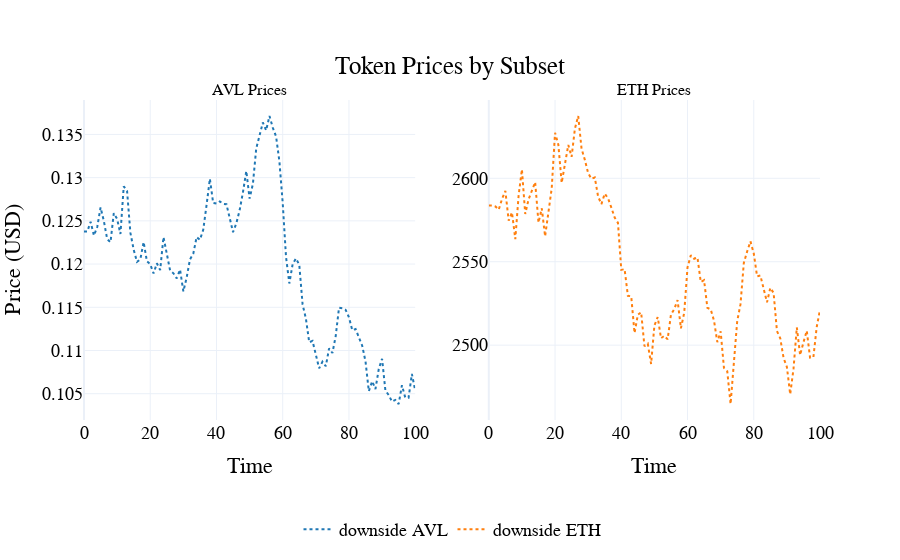

Source (notebook cell):
### Code cell
visualizations.plot_token_price_per_subset(
    df[0],
    scenario_names={
        0: "downside",
    }
)

### Figure 1 — Plotly figure (JSON) as saved in the notebook; plotly's stock layout.template omitted (floating-point values rounded to 4 significant figures; data arrays with more than 128 entries replaced by an {"elided": "..."} marker saying what was removed)
{"data": [{"line": {"color": "#1f77b4", "dash": "dot"}, "mode": "lines", "name": "downside AVL", "type": "scatter", "x": {"elided": "601 int values"}, "xaxis": "x", "y": {"elided": "601 float values"}, "yaxis": "y"}, {"line": {"color": "#ff7f0e", "dash": "dot"}, "mode": "lines", "name": "downside ETH", "type": "scatter", "x": {"elided": "601 int values"}, "xaxis": "x2", "y": {"elided": "601 float values"}, "yaxis": "y2"}], "layout": {"annotations": [{"font": {"size": 16}, "showarrow": false, "text": "AVL Prices", "x": 0.225, "xanchor": "center", "xref": "paper", "y": 1, "yanchor": "bottom", "yref": "paper"}, {"font": {"size": 16}, "showarrow": false, "text": "ETH Prices", "x": 0.775, "xanchor": "center", "xref": "paper", "y": 1, "yanchor": "bottom", "yref": "paper"}], "font": {"color": "black", "family": "Arial", "size": 18}, "hovermode": "x unified", "legend": {"font": {"color": "black", "size": 18}, "orientation": "h", "x": 0.5, "xanchor": "center", "y": -0.4, "yanchor": "bottom"}, "paper_bgcolor": "rgba(255, 255, 255, 1)", "plot_bgcolor": "rgba(255, 255, 255, 1)", "title": {"text": "Token Prices by Subset", "x": 0.5, "xanchor": "center", "y": 0.9, "yanchor": "top"}, "xaxis": {"anchor": "y", "domain": [0, 0.45], "title": {"text": "Time"}}, "xaxis2": {"anchor": "y2", "domain": [0.55, 1], "title": {"text": "Time"}}, "yaxis": {"anchor": "x", "domain": [0, 1], "title": {"text": "Price (USD)"}}, "yaxis2": {"anchor": "x2", "domain": [0, 1]}}}
